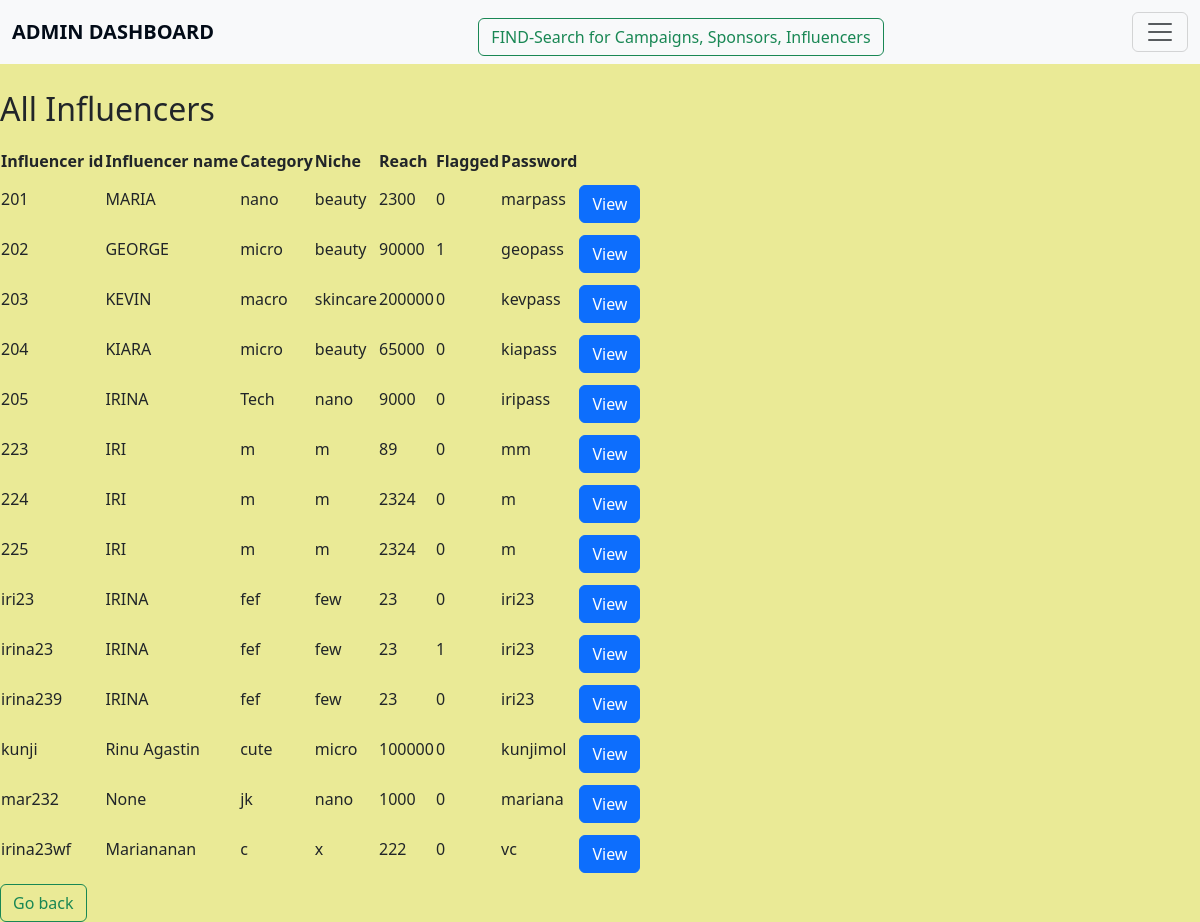
/influencers, run on the app's committed database.
### application/models.py (models this page shows, shortened)
class Influencer(db.Model):
    __tablename__="influencer"
    inf_id=db.Column(db.String,primary_key=True,nullable=False)
    inf_name=db.Column(db.String)
    inf_password=db.Column(db.String,nullable=False)
    inf_category=db.Column(db.String,nullable=False)
    inf_niche=db.Column(db.String,nullable=False)
    inf_reach=db.Column(db.Integer,nullable=False)
    flagged=db.Column(db.Integer, default=0)
    rating=db.Column(db.Integer)
    inf_req=db.relationship('Adrequest')

### application/controllers.py (the view)
@app.route("/influencers",methods=["GET"])
def influencers():
    inf=Influencer.query.all()
    return render_template('influencers.html',inf=inf)

### templates/influencers.html (shortened to what this page needs)
<!DOCTYPE html>
<html lang="en">
<head>
    <link href="https://cdn.jsdelivr.net/npm/bootstrap@5.3.3/dist/css/bootstrap.min.css" rel="stylesheet">
</head>
<body>
    <nav class="navbar bg-body-tertiary fixed-top">
        <div class="container-fluid">
            <a class="navbar-brand" href="/">ADMIN DASHBOARD</a>
            <a href="find_details"><button class="btn btn-outline-success" type="button">FIND-Search for Campaigns, Sponsors, Influencers</button></a>
            <button class="navbar-toggler" type="button" data-bs-toggle="offcanvas" data-bs-target="#offcanvasNavbar" aria-controls="offcanvasNavbar" aria-label="Toggle navigation">
                <span class="navbar-toggler-icon"></span>
            </button>
        </div>
    </nav>
    <h2>All Influencers</h2>
    <table id="all-Influencers">
        <tr>
            <th>Influencer id</th>
            <th>Influencer name</th>
            <th>Category</th>
            <th>Niche</th>
            <th>Reach</th>
            <th>Flagged</th>
            <th>Password</th>
        </tr>
        {%for i in inf%}
            <tr>
                <td>{{i.inf_id}}</td>
                <td>{{i.inf_name}}</td>
                <td>{{i.inf_category}}</td>
                <td>{{i.inf_niche}}</td>
                <td>{{i.inf_reach}}</td>
                <td>{{i.flagged}}</td>
                <td>{{i.inf_password}}</td>
                <td><a href="{{url_for('inf_details', inf_id=i.inf_id) }}" class="btn btn-primary" type="button">View</a></td>
            </tr>
        {%endfor%}
    </table>
    <td> <a href="{{url_for('admin_dashboard') }}"><button class="btn btn-outline-success" type="button">Go back</button></a></td>
</body>
</html>

### templates/influencers.html (style rules this page uses)
body { padding-top: 70px; background-color: #eaea96; }
h1, h2 { margin-top: 20px; }
table { margin-top: 20px; }
.navbar-brand { font-weight: bold; }
.navbar, .offcanvas-header, .offcanvas-body { background-color: #f0f2ec; }
.navbar-brand, .nav-link, .offcanvas-title { color: #020b17; }
.btn-primary, .btn-outline-success { margin-top: 10px; }

### data on the page
Influencer: inf_id "201", inf_name "MARIA", inf_category "nano", inf_niche "beauty", inf_reach "2300", flagged "0", inf_password "marpass"
Influencer: inf_id "202", inf_name "GEORGE", inf_category "micro", inf_niche "beauty", inf_reach "90000", flagged "1", inf_password "geopass"
Influencer: inf_id "203", inf_name "KEVIN", inf_category "macro", inf_niche "skincare", inf_reach "200000", flagged "0", inf_password "kevpass"
Influencer: inf_id "204", inf_name "KIARA", inf_category "micro", inf_niche "beauty", inf_reach "65000", flagged "0", inf_password "kiapass"
Influencer: inf_id "205", inf_name "IRINA", inf_category "Tech", inf_niche "nano", inf_reach "9000", flagged "0", inf_password "iripass"
Influencer: inf_id "223", inf_name "IRI", inf_category "m", inf_niche "m", inf_reach "89", flagged "0", inf_password "mm"
Influencer: inf_id "224", inf_name "IRI", inf_category "m", inf_niche "m", inf_reach "2324", flagged "0", inf_password "m"
Influencer: inf_id "225", inf_name "IRI", inf_category "m", inf_niche "m", inf_reach "2324", flagged "0", inf_password "m"
Influencer: inf_id "iri23", inf_name "IRINA", inf_category "fef", inf_niche "few", inf_reach "23", flagged "0", inf_password "iri23"
Influencer: inf_id "irina23", inf_name "IRINA", inf_category "fef", inf_niche "few", inf_reach "23", flagged "1", inf_password "iri23"
Influencer: inf_id "irina239", inf_name "IRINA", inf_category "fef", inf_niche "few", inf_reach "23", flagged "0", inf_password "iri23"
Influencer: inf_id "kunji", inf_name "Rinu Agastin", inf_category "cute", inf_niche "micro", inf_reach "100000", flagged "0", inf_password "kunjimol"
Influencer: inf_id "mar232", inf_name "None", inf_category "jk", inf_niche "nano", inf_reach "1000", flagged "0", inf_password "mariana"
Influencer: inf_id "irina23wf", inf_name "Mariananan", inf_category "c", inf_niche "x", inf_reach "222", flagged "0", inf_password "vc"
